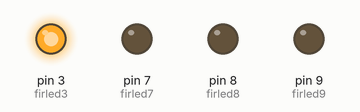
Bench run of a sketch on a simulated Arduino Uno, built with avr-gcc and run on an emulated ATmega328P. Parts: output pins drawn as LEDs (lit = HIGH).

Above: at 0.05 s.
At 0.25 s:
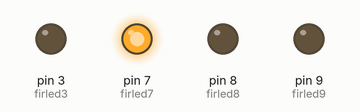
At 0.75 s:
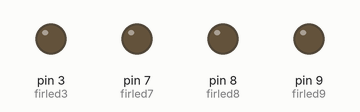
At 1.45 s:
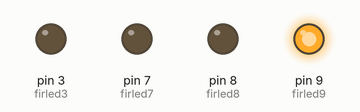
At 2.85 s:
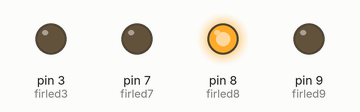
Timing chart, 0 to 3.1 s (numbered marks = the images above):
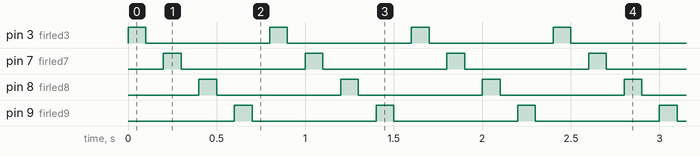

The sketch:

Nur_firmansyah_xitkj4_blinkingledarduino.ino
```cpp
int firled3 = 3;
int firled7 = 7;
int firled8 = 8;
int firled9 = 9;

void setup() {

  pinMode(firled3, OUTPUT);
  pinMode(firled7, OUTPUT);
  pinMode(firled8, OUTPUT);
  pinMode(firled9, OUTPUT);
}

void loop() {

  {digitalWrite(firled3, HIGH);
  delay(100);
  digitalWrite(firled3, LOW);
  delay(100);}
  {digitalWrite(firled7, HIGH);
  delay(100);
  digitalWrite(firled7, LOW);
  delay(100);}
  {digitalWrite(firled8, HIGH);
  delay(100);
  digitalWrite(firled8, LOW);
delay(100);}
{digitalWrite(firled9,HIGH);
delay(100);
digitalWrite(firled9,LOW);
delay(100);
}
}
```

Measured:
- by itself, pin 3 (firled3), pin 7 (firled7), pin 8 (firled8), pin 9 (firled9): alternates HIGH for 0.10 s and LOW for 0.70 s
